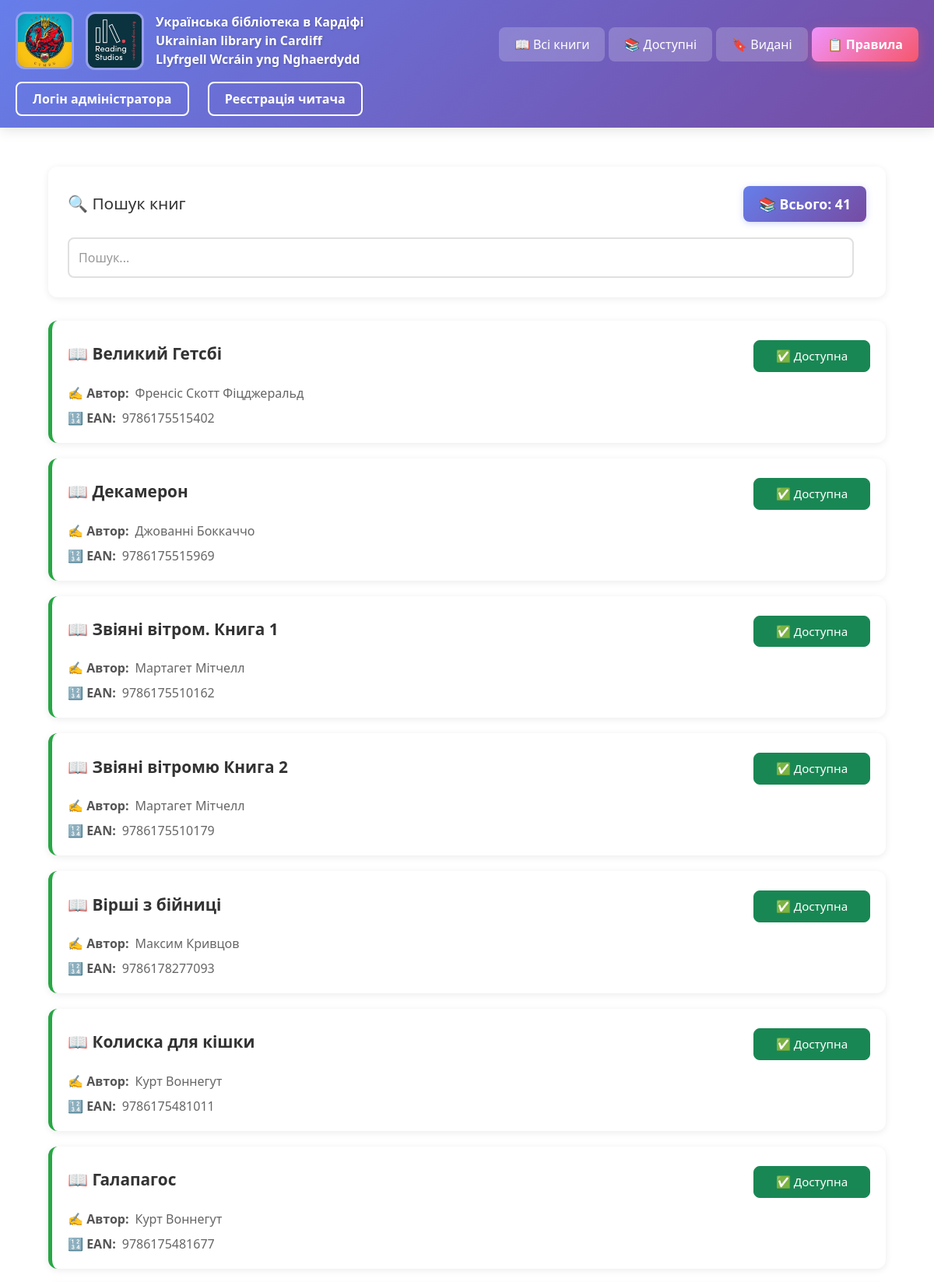
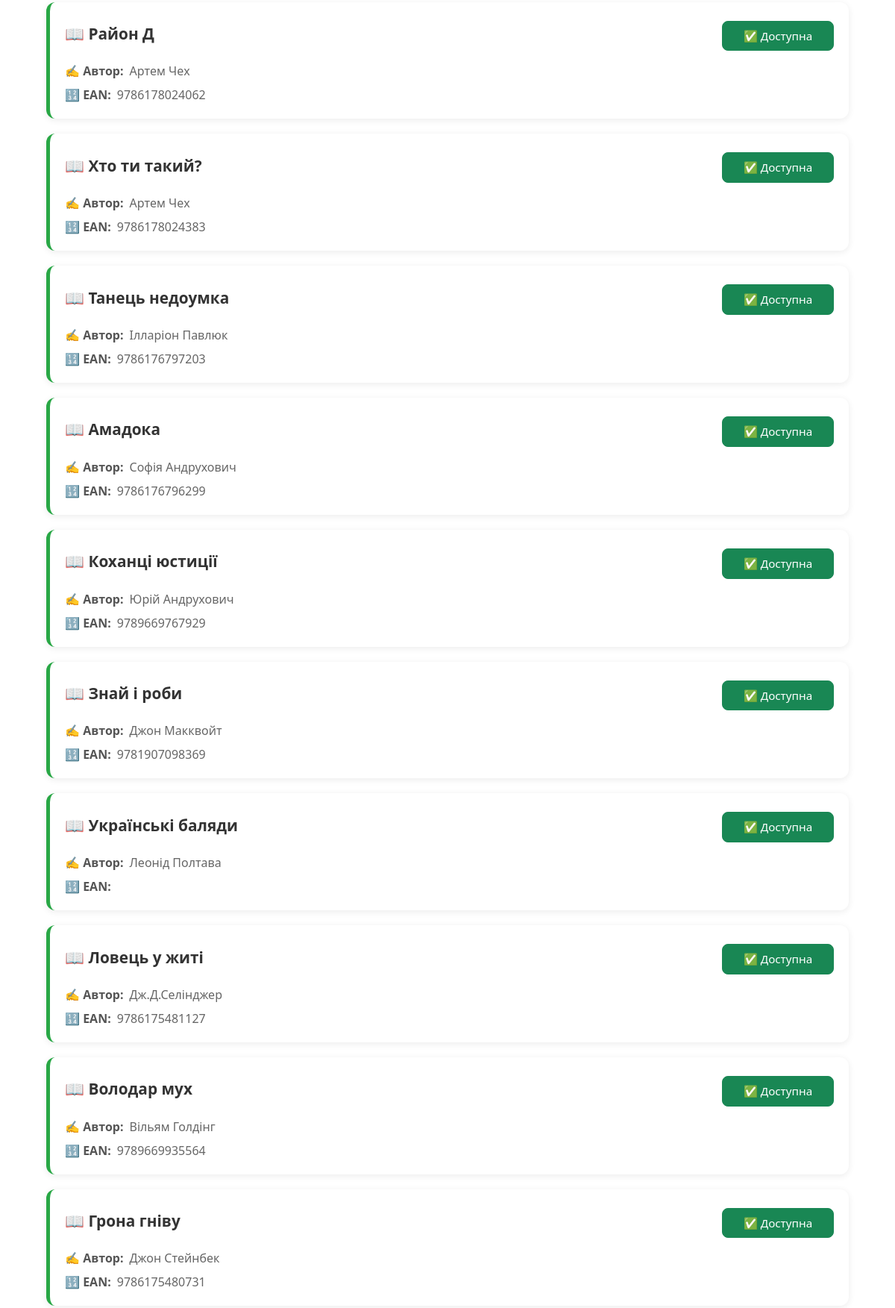
/books (upper part), run on the app's committed database (2 pictures, top to bottom).
### app.py (models this page shows)
class Book(db.Model):
    id = db.Column(db.Integer, primary_key=True)
    name_book = db.Column(db.String(100), nullable=False)
    author = db.Column(db.String(100), nullable=False)
    surname = db.Column(db.String(100), default='')
    ean = db.Column(db.Text, nullable=False)
    buyer = db.Column(db.String(100), nullable=False)
    phone = db.Column(db.String(20), nullable=False)
    stat = db.Column(db.String(20), nullable=False)
    date = db.Column(db.DateTime, default=datetime.utcnow)
    enddate = db.Column(db.DateTime, default=datetime.utcnow)
    history = db.Column(db.String(100), default='')

### app.py (the view)
@app.route('/')
@app.route('/books')
def books():
    search_query = request.args.get('search', '')
    if search_query:
        search_query_lower = search_query.lower()  # перетворюємо запит в нижній регістр
        books = []
        for book in Book.query.all():
            if (search_query_lower in book.name_book.lower() or
                search_query_lower in book.author.lower() or
                search_query_lower in book.ean.lower()):
                books.append(book)
    else:
        books = Book.query.all()
    return render_template('value_books.html', books=books, search_query=search_query)

### templates/value_books.html (shortened to what this page needs)
{% extends 'base.html' %}
{% block body %}
<div class="container" style="max-width: 1200px; margin: 0 auto; padding: 20px;">
    <div style="background: white; padding: 25px; border-radius: 12px; box-shadow: 0 2px 10px rgba(0,0,0,0.08); margin-bottom: 30px;">
        <div style="display: flex; justify-content: space-between; align-items: center; flex-wrap: wrap; gap: 15px; margin-bottom: 20px;">
            <h4 style="color: #333; margin: 0; font-size: 1.3em; display: flex; align-items: center; gap: 10px;">
                🔍 Пошук книг
            </h4>
            <div style="display: flex; gap: 15px; flex-wrap: wrap;">
                <div style="background: linear-gradient(135deg, #667eea 0%, #764ba2 100%); padding: 10px 20px; border-radius: 8px; box-shadow: 0 2px 8px rgba(102, 126, 234, 0.3);">
                    <span style="color: white; font-weight: 600; font-size: 1.1em;">
                        📚 Всього: {{ books|length }}
                    </span>
                </div>
            </div>
        </div>
        <form class="col-12 col-lg-auto mb-3 mb-lg-0 me-lg-3" method="GET" action="/books" style="display: flex; gap: 15px; align-items: center; flex-wrap: wrap;">
            <input type="search" name="search" id="searchInput" class="search form-control text-bg-white" placeholder="Пошук..." aria-label="Search" value="{{ search_query if search_query else '' }}" style="flex: 1; min-width: 100%; padding: 12px; border: 2px solid #e0e0e0; border-radius: 8px; font-size: 1em; transition: border 0.3s;">
        </form>
    </div>
    {% if books %}
        <div style="display: grid; gap: 20px; ">
            {% for el in books %}
            <div class="gigi">
                <div class="didi {% if el.stat == 'видана' %}border-red{% else %}border-green{% endif %}"
                    style="background: white; padding: 20px; border-radius: 12px; box-shadow: 0 2px 10px rgba(0,0,0,0.08); cursor: pointer; transition: transform 0.2s, box-shadow 0.3s; border-left: 5px solid {% if el.stat == 'видана' %}#dc3545{% else %}#28a745{% endif %};"
                    onclick="window.location.href='/books/{{ el.id }}'"
                    onmouseover="this.style.transform='translateY(-3px)'; this.style.boxShadow='0 6px 20px rgba(0,0,0,0.15)';"
                    onmouseout="this.style.transform='translateY(0)'; this.style.boxShadow='0 2px 10px rgba(0,0,0,0.08)';">
                    <div class="book-header" style="display: flex; justify-content: space-between; align-items: center; margin-bottom: 15px;">
                        <h3 class="tutu" style="margin: 0; font-size: 1.3em; color: #333; font-weight: 600;">
                            📖 {{ el.name_book }}
                        </h3>
                        <span class="btn {% if el.stat == 'видана' %}btn-danger{% else %}btn-success{% endif %}"
                            style="width: 150px; padding: 8px 16px; font-size: 0.95em; border-radius: 8px; pointer-events: none;">
                            {% if el.stat == 'доступна' %}✅ Доступна{% elif el.stat == 'видана' %}📕 Видана{% endif %}
                        </span>
                    </div>
                    <div style="display: flex; flex-direction: column; gap: 8px; color: #666;">
                        <p class="tutu" style="margin: 0; display: flex; align-items: center; gap: 8px;">
                            <span style="font-weight: 600; color: #555;">✍️ Автор:</span> {{ el.author }}
                        </p>
                        <p class="tutu" style="margin: 0; display: flex; align-items: center; gap: 8px;">
                            <span style="font-weight: 600; color: #555;">🔢 EAN:</span> {{ el.ean }}
                        </p>
                    </div>
                </div>
            </div>
            {% endfor %}
        </div>
    {% endif %}
</div>
{% endblock %}

### static/css/main.css (style rules this page uses)
.btn { margin-top: 5px; }
.tutu { margin-bottom:7px }
.search { max-width: 90%; }

### templates/value_books.html (style rules this page uses)
.search::placeholder { color: #999; }

### data on the page
Book: name_book "Великий Гетсбі", stat "✅ Доступна", author "Френсіс Скотт Фіцджеральд", ean "9786175515402"
Book: name_book "Декамерон", stat "✅ Доступна", author "Джованні Боккаччо", ean "9786175515969"
Book: name_book "Звіяні вітром. Книга 1", stat "✅ Доступна", author "Мартагет Мітчелл", ean "9786175510162"
Book: name_book "Звіяні вітромю Книга 2", stat "✅ Доступна", author "Мартагет Мітчелл", ean "9786175510179"
Book: name_book "Вірші з бійниці", stat "✅ Доступна", author "Максим Кривцов", ean "9786178277093"
Book: name_book "Колиска для кішки", stat "✅ Доступна", author "Курт Воннегут", ean "9786175481011"
Book: name_book "Галапагос", stat "✅ Доступна", author "Курт Воннегут", ean "9786175481677"
Book: name_book "Район Д", stat "✅ Доступна", author "Артем Чех", ean "9786178024062"
Book: name_book "Хто ти такий?", stat "✅ Доступна", author "Артем Чех", ean "9786178024383"
Book: name_book "Танець недоумка", stat "✅ Доступна", author "Ілларіон Павлюк", ean "9786176797203"
Book: name_book "Амадока", stat "✅ Доступна", author "Софія Андрухович", ean "9786176796299"
Book: name_book "Коханці юстиції", stat "✅ Доступна", author "Юрій Андрухович", ean "9789669767929"
Book: name_book "Знай і роби", stat "✅ Доступна", author "Джон Макквойт", ean "9781907098369"
Book: name_book "Українські баляди", stat "✅ Доступна", author "Леонід Полтава"
Book: name_book "Ловець у житі", stat "✅ Доступна", author "Дж.Д.Селінджер", ean "9786175481127"
Book: name_book "Володар мух", stat "✅ Доступна", author "Вільям Голдінг", ean "9789669935564"
Book: name_book "Грона гніву", stat "✅ Доступна", author "Джон Стейнбек", ean "9786175480731"

### other printed values
{{ books|length }} "41"
